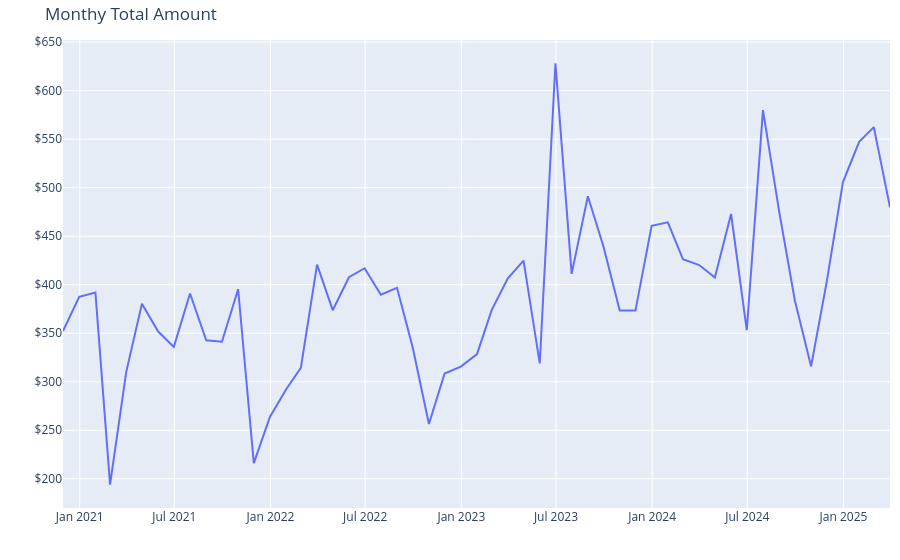

The notebook cell this image was saved under:
### Markdown cell above
<hr>

### Code cell
import warnings

# uppress specific FutureWarning
warnings.filterwarnings("ignore", category=FutureWarning)


# line plot
fig = px.line(
    monthly_amount,
    x="Date",
    y="Amount",
    title="Monthy Total Amount",
    labels={"Date": "Month and Year", "Amount": "Amount ($)"},
)

# format y-axis to show currency
fig.update_traces(hovertemplate="Month and Year: %{x}<br>Amount: $%{y:.2f}")

# format for mobile
fig.update_layout(
    xaxis=dict(title=""),
    yaxis=dict(
        title="",
        tickprefix="$",
    ),
    margin=dict(
        t=40,
        b=30,
        l=10,
        r=10,
    ),
    legend=dict(
        orientation="h",
        x=0.5,
        xanchor="center",
        y=-0.2,
    ),
)

fig.show()

### Figure 1 — Plotly figure (JSON) as saved in the notebook; plotly's stock layout.template omitted (floating-point values rounded to 4 significant figures)
{"data": [{"hovertemplate": "Month and Year: %{x}<br>Amount: $%{y:.2f}", "legendgroup": "", "line": {"color": "#636efa", "dash": "solid"}, "marker": {"symbol": "circle"}, "mode": "lines", "name": "", "orientation": "v", "showlegend": false, "type": "scatter", "x": ["2020-11-30T00:00:00", "2020-12-31T00:00:00", "2021-01-31T00:00:00", "2021-02-28T00:00:00", "2021-03-31T00:00:00", "2021-04-30T00:00:00", "2021-05-31T00:00:00", "2021-06-30T00:00:00", "2021-07-31T00:00:00", "2021-08-31T00:00:00", "2021-09-30T00:00:00", "2021-10-31T00:00:00", "2021-11-30T00:00:00", "2021-12-31T00:00:00", "2022-01-31T00:00:00", "2022-02-28T00:00:00", "2022-03-31T00:00:00", "2022-04-30T00:00:00", "2022-05-31T00:00:00", "2022-06-30T00:00:00", "2022-07-31T00:00:00", "2022-08-31T00:00:00", "2022-09-30T00:00:00", "2022-10-31T00:00:00", "2022-11-30T00:00:00", "2022-12-31T00:00:00", "2023-01-31T00:00:00", "2023-02-28T00:00:00", "2023-03-31T00:00:00", "2023-04-30T00:00:00", "2023-05-31T00:00:00", "2023-06-30T00:00:00", "2023-07-31T00:00:00", "2023-08-31T00:00:00", "2023-09-30T00:00:00", "2023-10-31T00:00:00", "2023-11-30T00:00:00", "2023-12-31T00:00:00", "2024-01-31T00:00:00", "2024-02-29T00:00:00", "2024-03-31T00:00:00", "2024-04-30T00:00:00", "2024-05-31T00:00:00", "2024-06-30T00:00:00", "2024-07-31T00:00:00", "2024-08-31T00:00:00", "2024-09-30T00:00:00", "2024-10-31T00:00:00", "2024-11-30T00:00:00", "2024-12-31T00:00:00", "2025-01-31T00:00:00", "2025-02-28T00:00:00", "2025-03-31T00:00:00"], "xaxis": "x", "y": [352.3, 387.5, 392, 194, 310.2, 380.5, 351.7, 335.9, 390.9, 342.8, 341.2, 395.4, 216.2, 264.0, 292.2, 314.3, 420.7, 373.7, 407.7, 417.0, 389.7, 396.8, 335.2, 256.5, 308.5, 315.6, 328.5, 373.9, 406.6, 424.8, 318.9, 628.1, 411.2, 491.2, 439.1, 373.5, 373.3, 460.8, 464.3, 426.2, 420.2, 407.3, 472.9, 353.2, 579.9, 475.4, 383.7, 315.9, 403.1, 505.8, 547.2, 562.4, 479.7], "yaxis": "y"}], "layout": {"legend": {"orientation": "h", "tracegroupgap": 0, "x": 0.5, "xanchor": "center", "y": -0.2}, "margin": {"b": 30, "l": 10, "r": 10, "t": 40}, "title": {"text": "Monthy Total Amount"}, "xaxis": {"anchor": "y", "domain": [0, 1], "title": {"text": ""}}, "yaxis": {"anchor": "x", "domain": [0, 1], "tickprefix": "$", "title": {"text": ""}}}}
